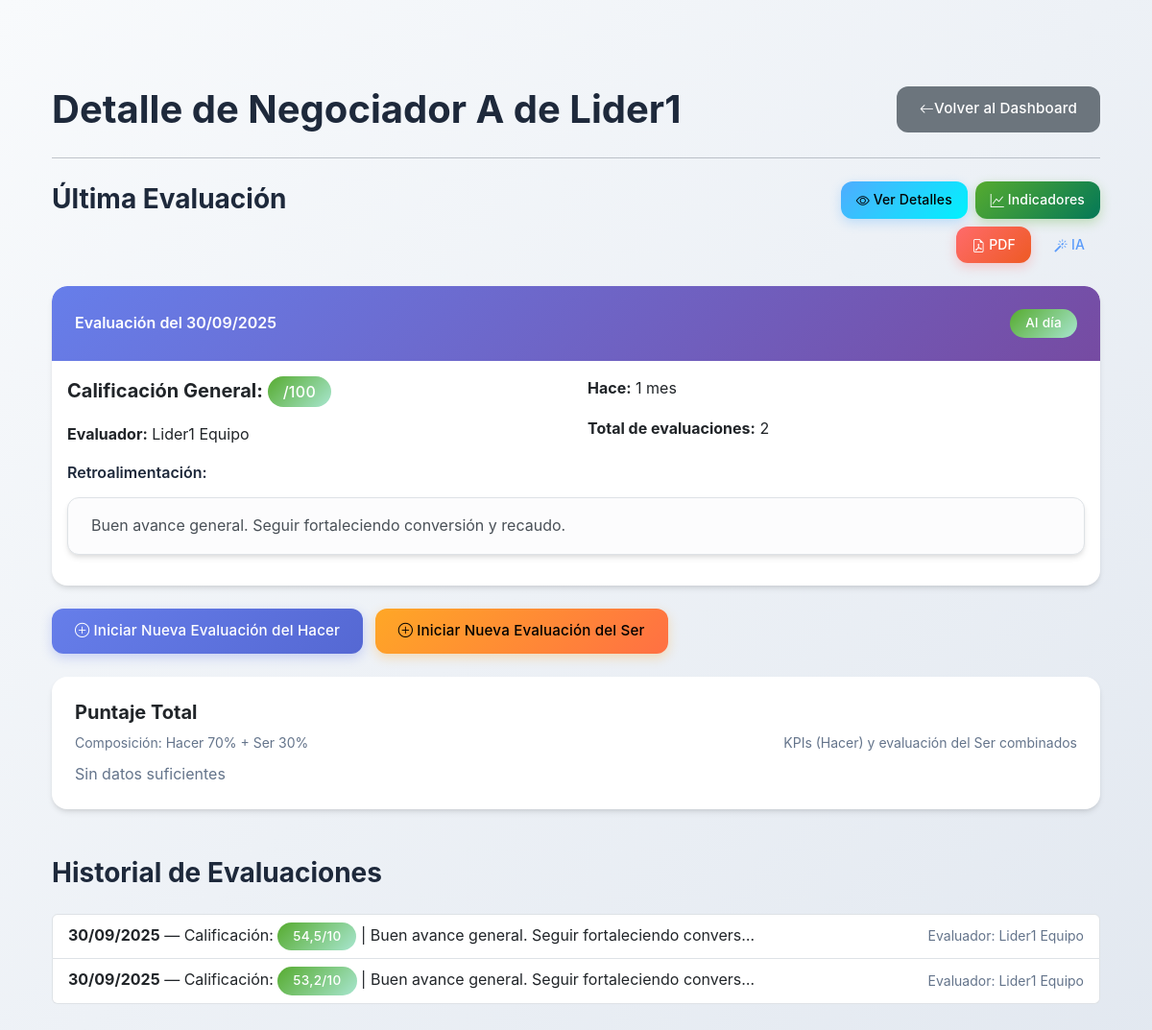
Page /negotiator/300001/ (signed in) on the committed database.
### accounts/models.py (models this page shows, shortened)
class Negotiator(models.Model):
    leader = models.ForeignKey(
        User,
        on_delete=models.CASCADE,
        related_name='negotiators',
        limit_choices_to={'role': 'lider'}
    )
    name = models.CharField(max_length=255)
    cedula = models.CharField(max_length=12, unique=True)
    def get_ultima_evaluacion_ser(self):
        return self.ser_evaluations.order_by('-date').first()
    def calcular_puntaje_total(self):
        hacer = self.calcular_puntuacion_hacer()
        ser_eval = self.get_ultima_evaluacion_ser()
        ser = ser_eval.promedio if ser_eval else None
        if hacer is not None and ser is not None:
            return round(hacer * 0.7 + ser * 20 * 0.3, 2)  # ser (1-5) se escala a 100
        return None
    @property
    def get_evaluation_status(self):
        last_evaluation = self.evaluations.order_by('-date').first()
        if not last_evaluation:
            return "Pendiente"
        six_months_ago = timezone.now() - timedelta(days=180)
        if last_evaluation.date < six_months_ago:
            return "Pendiente"
        return "Al día"
    def has_evaluations(self):
        return self.evaluations.exists()
    def get_evaluation_count(self):
        return self.evaluations.count()
    def calcular_puntuacion_hacer(self, periodo_dias=30):
        from datetime import timedelta
        from django.utils import timezone
        kpi_fields = [
            'conversion_de_ventas',
            'porcentajes_cumplimiento_recaudo',
            'porcentaje_cumplimiento_conversion',
            'porcentaje_caidas_acuerdos',
        ]
        fecha_inicio = timezone.now().date() - timedelta(days=periodo_dias)
        indicadores = self.indicators.filter(date__gte=fecha_inicio)
        if not indicadores.exists():
            return None

class Evaluation(models.Model):
    negotiator = models.ForeignKey(Negotiator, on_delete=models.CASCADE, related_name='evaluations')
    evaluator = models.ForeignKey(User, on_delete=models.CASCADE, related_name='evaluations_made')
    date = models.DateTimeField(auto_now_add=True)
    overall_score = models.FloatField(default=0.0)
    feedback = models.TextField(blank=True)

class User(AbstractBaseUser, PermissionsMixin):
    cedula_validator = RegexValidator(
        regex=r'^\d{5,12}$',
        message='La cédula debe tener entre 5 y 12 dígitos numéricos.'
    )
    cedula = models.CharField(
        max_length=12,
        unique=True,
        validators=[cedula_validator],
        primary_key=True,
        help_text='Documento de identidad'
    )
    email = models.EmailField(max_length=255, unique=True)
    first_name = models.CharField(max_length=255, blank=True)
    last_name = models.CharField(max_length=255, blank=True)
    is_active = models.BooleanField(default=True)
    is_staff = models.BooleanField(default=False)
    ROLE_CHOICES = (
        ('lider', 'Líder'),
        ('administrativo', 'Administrativo'),
    )
    role = models.CharField(max_length=20, choices=ROLE_CHOICES, default='administrativo')
    objects = UserManager()
    USERNAME_FIELD = 'email'
    REQUIRED_FIELDS = ['cedula']

### accounts/views.py (the view)
# urls.py: path('negotiator/<str:cedula>/', views.negotiator_detail_view, name='negotiator_detail'),
@login_required
def negotiator_detail_view(request, cedula):
    negotiator = get_object_or_404(Negotiator, cedula=cedula, leader=request.user)
    last_evaluation = Evaluation.objects.filter(negotiator=negotiator).order_by('-date').first()
    context = {
        'negotiator': negotiator,
        'last_evaluation': last_evaluation
    }
    return render(request, 'accounts/negotiator_detail.html', context)

### accounts/models.py (called while the page is built)
    @property
    def promedio(self):
        return round((
            self.actitud +
            self.trabajo_en_equipo +
            self.sentido_pertenencia +
            self.relacionamiento +
            self.compromiso
        ) / 5.0, 2)

### templates/accounts/negotiator_detail.html (shortened to what this page needs)
{% extends 'base.html' %}
{% load kpi_tags %}
{% block content %}
<div class="container mt-4">
    <div class="d-flex justify-content-between align-items-center mb-4">
        <h1 class="mb-0">Detalle de {{ negotiator.name }}</h1>
        <a href="{% url 'lider_dashboard' %}" class="btn btn-secondary">
            <i class="bi bi-arrow-left"></i>Volver al Dashboard
        </a>
    </div>
    <hr class="mb-4">
    <div class="row mb-4">
        <div class="col-md-8">
            <h3 class="fw-bold">Última Evaluación</h3>
        </div>
        <div class="col-md-4 text-end">
            <div class="d-inline-flex align-items-center gap-2 flex-wrap justify-content-end">
            {% if negotiator.has_evaluations %}
                <a href="{% url 'last_evaluation' cedula=negotiator.cedula %}" class="btn btn-info btn-lift btn-sm">
                    <i class="bi bi-eye"></i> Ver Detalles
                </a>
                <a href="{% url 'negotiator_indicators' cedula=negotiator.cedula %}" class="btn btn-success btn-lift btn-sm">
                    <i class="bi bi-graph-up"></i> Indicadores
                </a>
                <a href="{% url 'exportar_evaluacion_pdf' cedula=negotiator.cedula %}" class="btn btn-danger btn-lift btn-sm">
                    <i class="bi bi-file-earmark-pdf"></i> PDF
                </a>
                {% if negotiator.calcular_puntaje_total %}
                    <a href="{% url 'generar_sugerencia' cedula=negotiator.cedula %}" class="btn btn-outline-primary btn-lift btn-sm">
                        <i class="bi bi-magic"></i> IA
                    </a>
                {% else %}
                    <button class="btn btn-outline-primary btn-sm" disabled>
                        <i class="bi bi-magic"></i> IA
                    </button>
                {% endif %}
            {% else %}
                <a href="{% url 'negotiator_indicators' cedula=negotiator.cedula %}" class="btn btn-success btn-sm">
                    <i class="bi bi-graph-up"></i> Indicadores
                </a>
            {% endif %}
            </div>
        </div>
    </div>
    {% if last_evaluation %}
        <div class="card mb-4">
            <div class="card-header d-flex justify-content-between align-items-center">
                <span class="fw-semibold">Evaluación del {{ last_evaluation.date|date:"d/m/Y" }}</span>
                <span class="badge {% if negotiator.get_evaluation_status == 'Al día' %}bg-success{% else %}bg-warning{% endif %}">
                    {{ negotiator.get_evaluation_status }}
                </span>
            </div>
            <div class="card-body">
                <div class="row">
                    <div class="col-md-6">
                        <h5 class="card-title mb-3">Calificación General:
                            <span class="badge bg-success fs-6">{{ negotiator.calcular_puntuacion_hacer|floatformat:1 }}/100</span>
                        </h5>
                        <p class="card-text"><strong>Evaluador:</strong> {{ last_evaluation.evaluator.first_name }} {{ last_evaluation.evaluator.last_name }}</p>
                    </div>
                    <div class="col-md-6">
                        <p class="card-text"><strong>Hace:</strong> {{ last_evaluation.date|timesince }}</p>
                        <p class="card-text"><strong>Total de evaluaciones:</strong> {{ negotiator.get_evaluation_count }}</p>
                    </div>
                </div>
                {% if last_evaluation.feedback %}
                    <div class="mt-3">
                        <h6 class="fw-semibold">Retroalimentación:</h6>
                        <div class="alert alert-light border">
                            {{ last_evaluation.feedback }}
                        </div>
                    </div>
                {% endif %}
            </div>
        </div>
    {% else %}
        <div class="alert alert-info" role="alert">
            <h5 class="alert-heading fw-bold">Primera Evaluación</h5>
            <p class="mb-0">Este negociador aún no tiene evaluaciones registradas. Esta será su primera evaluación.</p>
        </div>
    {% endif %}
    <div class="mt-4 mb-4">
        <a href="{% url 'start_evaluation' cedula=negotiator.cedula %}" class="btn btn-primary">
            <i class="bi bi-plus-circle"></i> Iniciar Nueva Evaluación del Hacer
        </a>
        <a href="{% url 'start_ser_evaluation' cedula=negotiator.cedula %}" class="btn btn-warning ms-2">
            <i class="bi bi-plus-circle"></i> Iniciar Nueva Evaluación del Ser
        </a>
    </div>
    {% with total=negotiator.calcular_puntaje_total %}
        <div class="card border-0 shadow-sm my-4">
            <div class="card-body p-4">
                <div class="d-flex align-items-center justify-content-between flex-wrap gap-3">
                    <div class="flex-grow-1">
                        <h5 class="card-title mb-2 fw-bold">Puntaje Total</h5>
                        <p class="mb-2 text-muted small">Composición: Hacer 70% + Ser 30%</p>
                        {% if total %}
                            <div class="d-flex align-items-center gap-3">
                                <div class="display-6 fw-bold text-primary">{{ total }}%</div>
                                <div class="flex-grow-1" style="max-width: 300px;">
                                    <label for="totalProgress" class="visually-hidden">Progreso del puntaje total</label>
                                    <div class="progress" style="height: 12px;">
                                        <div class="progress-bar bg-primary" role="progressbar" style="width: {{ total }}%;" aria-valuenow="{{ total }}" aria-valuemin="0" aria-valuemax="100"></div>
                                    </div>
                                </div>
                            </div>
                        {% else %}
                            <span class="text-muted">Sin datos suficientes</span>
                        {% endif %}
                    </div>
                    <div class="text-end">
                        <small class="text-muted">KPIs (Hacer) y evaluación del Ser combinados</small>
                    </div>
                </div>
            </div>
        </div>
    {% endwith %}
    <h3 class="mt-5 mb-4 fw-bold">Historial de Evaluaciones</h3>
    {% if negotiator.evaluations.all %}
        <ul class="list-group">
            {% for evaluation in negotiator.evaluations.all|dictsortreversed:"date" %}
                <li class="list-group-item d-flex justify-content-between align-items-center">
                    <span>
                        <strong>{{ evaluation.date|date:"d/m/Y" }}</strong> —
                        Calificación: <span class="badge bg-success">{{ evaluation.overall_score|floatformat:1 }}/10</span>
                        {% if evaluation.feedback %} | {{ evaluation.feedback|truncatechars:50 }}{% endif %}
                    </span>
                    <span class="text-muted small">
                        Evaluador: {{ evaluation.evaluator.first_name }} {{ evaluation.evaluator.last_name }}
                    </span>
                </li>
            {% empty %}
                <li class="list-group-item">No hay evaluaciones registradas.</li>
            {% endfor %}
        </ul>
    {% else %}
        <div class="alert alert-info mt-3">No hay evaluaciones registradas para este negociador.</div>
    {% endif %}
</div>
{% endblock %}

### templates/base.html (style rules this page uses)
:root { --primary-color: #667eea; --primary-dark: #5568d3; --primary-light: #8b9aee; --secondary-color: #764ba2; --success-color: #56ab2f; --success-light: #a8e6cf; --warning-color: #ffa726; --warning-dark: #ff7043; --danger-color: #ff6b6b; --danger-dark: #ee5a24; --info-color: #4facfe; --info-light: #00f2fe; --light-bg: #f8fafc; --card-bg: #ffffff; --text-dark: #1e293b; --text-muted: #64748b; --border-color: #e2e8f0; --card-shadow: 0 4px 6px -1px rgba(0, 0, 0, 0.1), 0 2px 4px -1px rgba(0, 0, 0, 0.06); --card-shadow-hover: 0 20px 25px -5px rgba(0, 0, 0, 0.1), 0 10px 10px -5px rgba(0, 0, 0, 0.04); --card-shadow-lg: 0 10px 15px -3px rgba(0, 0, 0, 0.1), 0 4px 6px -2px rgba(0, 0, 0, 0.05); }
* { box-sizing: border-box; }
body { background: linear-gradient(135deg, #f8fafc 0%, #e2e8f0 100%); font-family: 'Inter', 'Segoe UI', Tahoma, Geneva, Verdana, sans-serif; min-height: 100vh; color: var(--text-dark); line-height: 1.6; }
.container { padding-top: 2rem; padding-bottom: 2rem; }
.card { border: none; border-radius: 16px; box-shadow: var(--card-shadow); transition: all 0.3s cubic-bezier(0.4, 0, 0.2, 1); background: var(--card-bg); overflow: hidden; }
.card-header { background: linear-gradient(135deg, var(--primary-color) 0%, var(--secondary-color) 100%); color: white; border-radius: 16px 16px 0 0 !important; padding: 1.5rem; border: none; font-weight: 600; }
.shadow-sm { box-shadow: var(--card-shadow) !important; }
.btn { border-radius: 12px; padding: 0.75rem 1.5rem; font-weight: 500; transition: all 0.3s cubic-bezier(0.4, 0, 0.2, 1); border: none; font-size: 0.95rem; letter-spacing: 0.01em; }
.btn-primary { background: linear-gradient(135deg, var(--primary-color) 0%, var(--primary-dark) 100%); box-shadow: 0 4px 12px rgba(102, 126, 234, 0.3); }
.btn-success { background: linear-gradient(135deg, var(--success-color) 0%, #047857 100%); box-shadow: 0 4px 12px rgba(86, 171, 47, 0.3); }
.btn-warning { background: linear-gradient(135deg, var(--warning-color) 0%, var(--warning-dark) 100%); box-shadow: 0 4px 12px rgba(255, 167, 38, 0.3); }
.btn-danger { background: linear-gradient(135deg, var(--danger-color) 0%, var(--danger-dark) 100%); box-shadow: 0 4px 12px rgba(255, 107, 107, 0.3); }
.btn-info { background: linear-gradient(135deg, var(--info-color) 0%, var(--info-light) 100%); box-shadow: 0 4px 12px rgba(79, 172, 254, 0.3); }
.btn-sm { padding: 0.5rem 1rem; font-size: 0.875rem; }
.badge { padding: 0.5rem 1rem; border-radius: 20px; font-weight: 500; font-size: 0.85rem; letter-spacing: 0.02em; }
.badge.bg-success { background: linear-gradient(135deg, var(--success-color) 0%, var(--success-light) 100%) !important; }
.alert { border: none; border-radius: 12px; padding: 1rem 1.5rem; box-shadow: var(--card-shadow); border-left: 4px solid; }
h1, h2, h3, h4, h5, h6 { color: var(--text-dark); font-weight: 700; line-height: 1.3; margin-bottom: 1rem; }
.text-muted { color: var(--text-muted) !important; }
.bi { vertical-align: middle; }
.card, .alert, .dashboard-stat { animation: fadeIn 0.5s ease-out; }

### rows in the picture
Negotiator: name "Negociador A de Lider1", get_evaluation_status "Al día", get_evaluation_count "2"
Evaluation: date "30/09/2025", evaluator.first_name "Lider1", evaluator.last_name "Equipo", date "1 mes", feedback "Buen avance general. Seguir fortaleciendo conversión y recaudo.", overall_score "54,5", feedback "Buen avance general. Seguir fortaleciendo convers…"
Evaluation: date "30/09/2025", overall_score "53,2", feedback "Buen avance general. Seguir fortaleciendo convers…", evaluator.first_name "Lider1", evaluator.last_name "Equipo"
